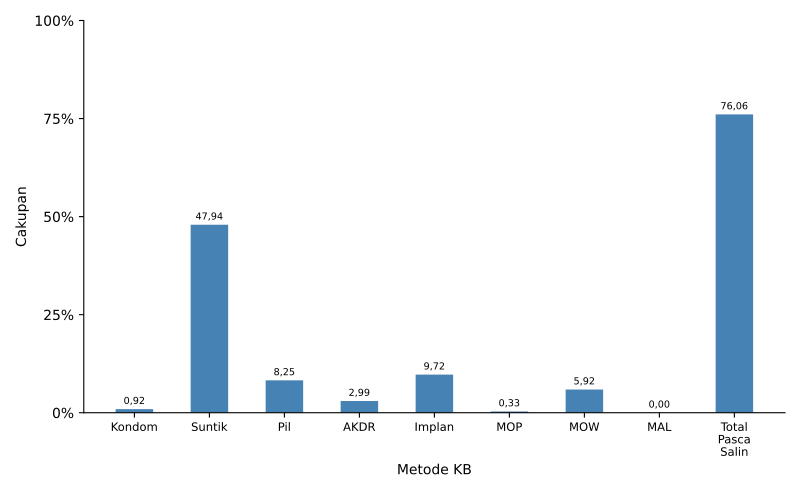

Python code for this plot:
import numpy as np
import matplotlib.pyplot as plt
import pandas
from textwrap import wrap
from matplotlib.ticker import FuncFormatter
import locale
locale.setlocale(locale.LC_ALL, 'id_ID.UTF8')

import sys, os, inspect
currentdir = os.path.dirname(os.path.abspath(inspect.getfile(inspect.currentframe())))
parentdir = os.path.dirname(currentdir)
sys.path.insert(0, parentdir)

berkasData = currentdir +'\\bab_05_07_dataKBpascaSalin.csv'
berkasSimpan = currentdir +'\\bab_05_07_KBpascaSalin_c.pdf'
# judulDiagram = 'Cakupan KB Pasca Salin Berdasarkan Metode\nTahun 2021'
sumbuY = 'Cakupan'
sumbuX = 'Metode KB'
tickerSumbuY = np.arange(0,110,25)

# read data file
colnames = ['kecamatan','Kondom','Suntik','Pil','AKDR','Implan','MOP','MOW','MAL','Total Pasca Salin']
data = pandas.read_csv(berkasData, names=colnames, sep=';')
metode = colnames[1:10]
# get kabupaten row
cakupan = data.iloc[7].tolist()
bar1 = cakupan[1:10]

ind = np.arange(len(metode[0:9]))  # the x locations for the groups
width = 0.5       # the width of the bars

# make bars
fig, ax = plt.subplots()
rects1 = ax.bar(ind, bar1, width, color='steelblue', label = 'Metode')

# add some text for labels, title and axes ticks
# ax.set_title(judulDiagram)
ax.set_yticks(tickerSumbuY)
ax.set_ylabel(sumbuY)
ax.yaxis.set_major_formatter(FuncFormatter(lambda x, pos: '{:n}%'.format(x)))

ax.set_xticks(ind)
ax.set_xticklabels(list([ '\n'.join(wrap(l, 10)) for l in metode ]), fontsize='small')
ax.set_xlabel(sumbuX)

ax.spines['top'].set_visible(False)
ax.spines['right'].set_visible(False)

# box = ax.get_position()
# ax.set_position([box.x0, box.y0 + box.height * 0.1, box.width, box.height * 0.9])
# ax.legend(fontsize='x-small', loc='upper center', bbox_to_anchor=(0.5, -0.15), fancybox=True, shadow=True, ncol=2)

# make labels for bars
for i, v in enumerate(bar1):
    ax.text(i, v+2, locale.format_string("%.2f", v), ha='center', va='center', fontsize='x-small')

# finishing
pyrfig = plt.figure(1)
pyrfig.set_figwidth(8)
pyrfig.set_figheight(5)
# tight_layout to make consistent size
# adjust subplot to make room for legend
fig.subplots_adjust(bottom=-0.15)
plt.tight_layout()
plt.savefig(berkasSimpan)
plt.close(pyrfig)
# plt.show()
